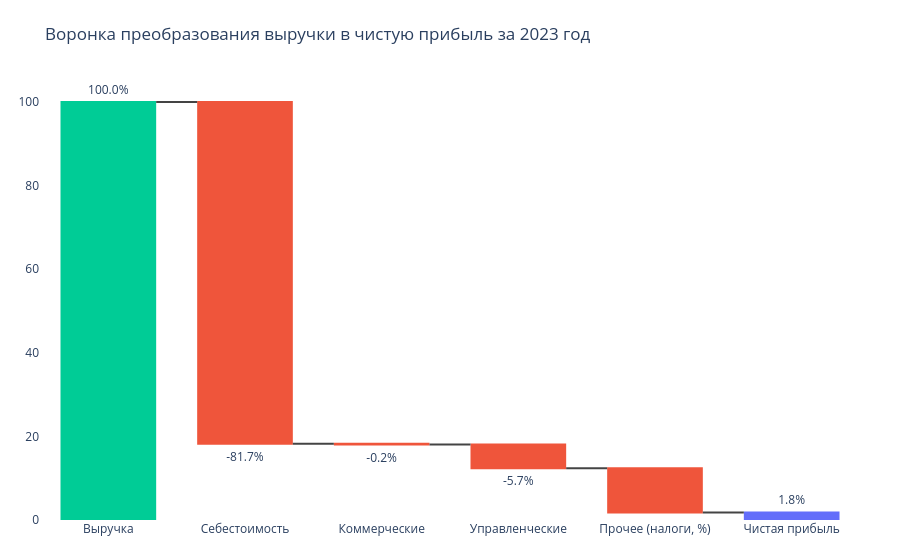

Notebook code cell kept with this figure:
### Code cell
import plotly.graph_objects as go

fig = go.Figure(go.Waterfall(
    name="Воронка P&L",
    orientation="v",
    measure=["relative", "relative", "relative", "relative", "relative", "total"],
    x=["Выручка", "Себестоимость", "Коммерческие", "Управленческие", "Прочее (налоги, %)", "Чистая прибыль"],

    y=[
        market_median["Выручка"],
        market_median["Себестоимость"],
        market_median["Коммерческие"],
        market_median["Управленческие"],
        market_median["Прочие расходы/доходы"],
        market_median["Чистая прибыль"]
    ],

    textposition="outside",
    text=[f"{v:.1f}%" for v in [
        market_median["Выручка"], market_median["Себестоимость"],
        market_median["Коммерческие"], market_median["Управленческие"],
        market_median["Прочие расходы/доходы"], market_median["Чистая прибыль"]
    ]],

    decreasing={"marker": {"color": "#ef553b"}},
    increasing={"marker": {"color": "#00cc96"}},
    totals={"marker": {"color": "#636efa"}}
))

fig.update_layout(
    title="Воронка преобразования выручки в чистую прибыль за 2023 год",
    plot_bgcolor="white",
    showlegend=False,
    margin=dict(t=80, b=40, l=40, r=40),
    waterfallgap=0.3
)

fig.show()

### Figure 1 — Plotly figure (JSON) as saved in the notebook; plotly's stock layout.template omitted (floating-point values rounded to 4 significant figures)
{"data": [{"decreasing": {"marker": {"color": "#ef553b"}}, "increasing": {"marker": {"color": "#00cc96"}}, "measure": ["relative", "relative", "relative", "relative", "relative", "total"], "name": "Воронка P&L", "orientation": "v", "text": ["100.0%", "-81.7%", "-0.2%", "-5.7%", "-10.6%", "1.8%"], "textposition": "outside", "totals": {"marker": {"color": "#636efa"}}, "x": ["Выручка", "Себестоимость", "Коммерческие", "Управленческие", "Прочее (налоги, %)", "Чистая прибыль"], "y": [100.0, -81.74, -0.1983, -5.686, -10.57, 1.805], "type": "waterfall"}], "layout": {"margin": {"t": 80, "b": 40, "l": 40, "r": 40}, "title": {"text": "Воронка преобразования выручки в чистую прибыль за 2023 год"}, "plot_bgcolor": "white", "showlegend": false, "waterfallgap": 0.3}}
